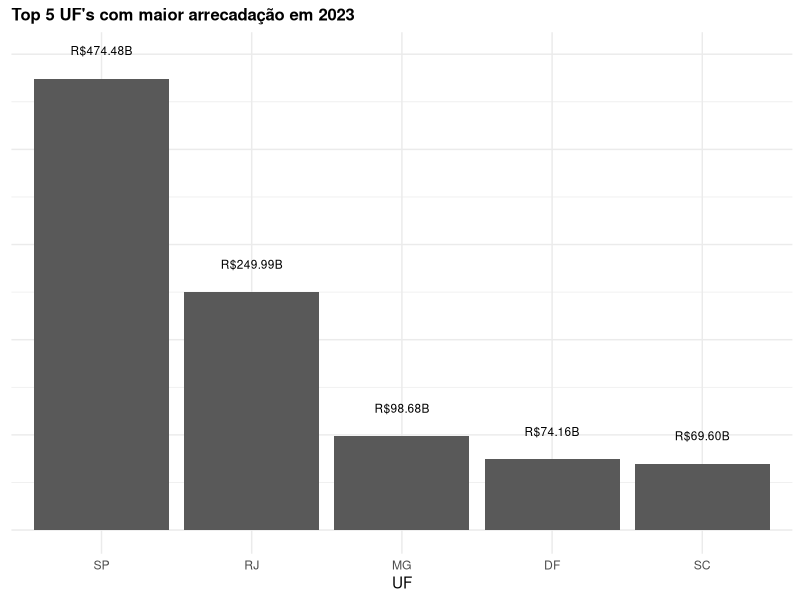
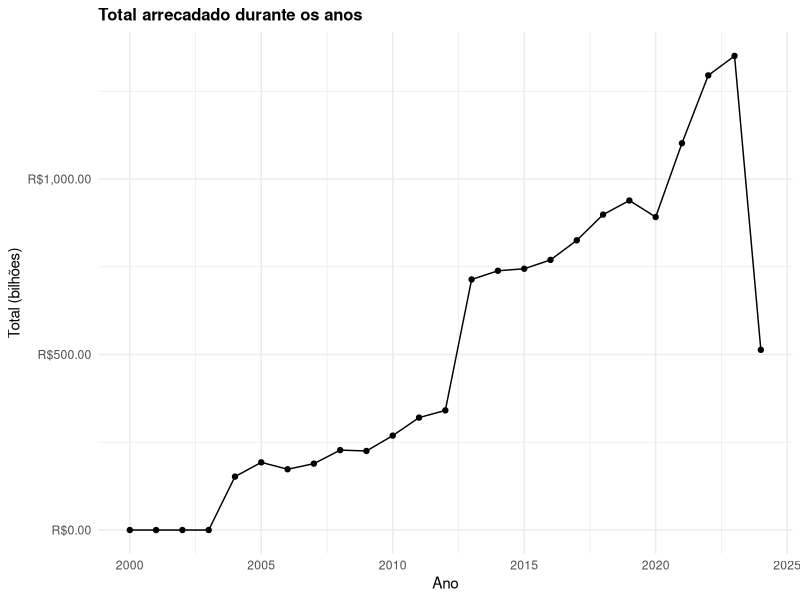
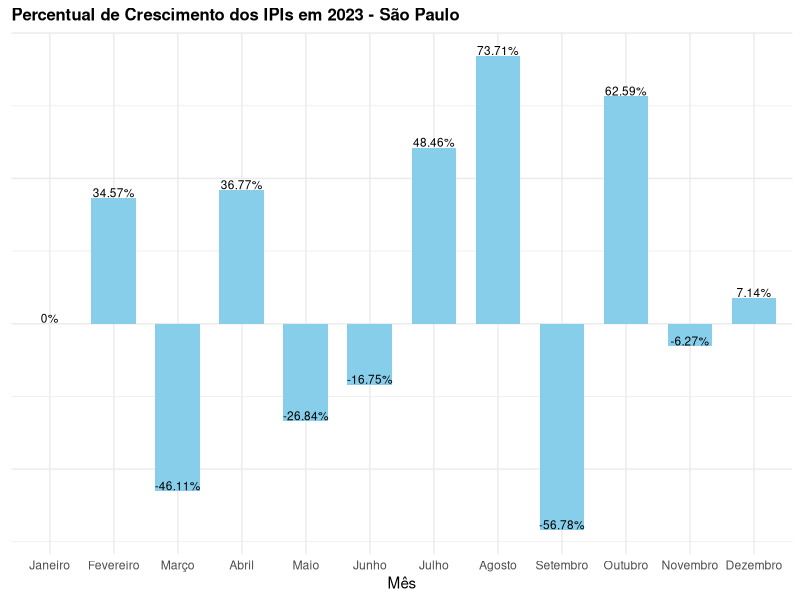

These figures' R source, in order:
## ---- chunk 1
library('dplyr')
library('ggplot2')
library(tidyverse)
## ---- chunk 2

arrecadacao_estado <- read.table(
  file = "./dataset/arrecadacao-estado.csv", 
  fileEncoding="latin1", 
  sep=";", 
  dec=',', 
  check.names=F, 
  header = T)

arrecadacao_estado
## ---- chunk 3
cols_with_missing <- colnames(arrecadacao_estado)[apply(arrecadacao_estado, 2, anyNA)]

arrecadacao_estado[cols_with_missing] <- lapply(
  arrecadacao_estado[cols_with_missing],
  function(x) replace(x, is.na(x), 0)
)
## ---- chunk 4
df_filtered <- arrecadacao_estado %>%
  filter(Ano == 2023)
total_uf <- df_filtered %>%
  reframe(arrecadacao_cols = rowSums(across(where(is.numeric))), .by=UF) %>%
  reframe(arrecadacao_total = sum(arrecadacao_cols), .by=UF) %>%
  arrange(desc(arrecadacao_total))

## ---- chunk 5
print(total_uf)
## ---- chunk 6
top_5_taxes <- total_uf %>%
  top_n(5, wt = arrecadacao_total)

ggplot(top_5_taxes, aes(x = reorder(UF, -arrecadacao_total), y = arrecadacao_total)) +
  geom_bar(stat = "identity") +
  geom_text(aes(label = scales::dollar(arrecadacao_total, scale = 1e-9, suffix = "B", prefix = "R$"), 
  y = arrecadacao_total + 0.05 * max(arrecadacao_total)), 
  size = 3, vjust = -0.1) +  # Ajuste de posição vertical e tamanho do texto
  scale_y_continuous(labels = scales::dollar_format(scale = 1e-9, suffix = "B", prefix = "R$")) +
  labs(title = "Top 5 UF's com maior arrecadação em 2023", x = "UF", y = "Total arrecadado (Bilhões)") +
  theme_minimal() +
  theme(
    plot.title = element_text(size = 12, face = "bold"),  # Ajusta o título do gráfico
    axis.title.y = element_blank(),  # Remove o título do eixo Y
    axis.text.y = element_blank(),   # Remove os rótulos do eixo Y
    axis.ticks.y = element_blank(),  # Remove os ticks do eixo Y
    axis.line.y = element_blank()    # Remove a linha do eixo Y
  )
## ---- chunk 7
total <- arrecadacao_estado %>%
  reframe(arrecadacao_cols = rowSums(across(where(is.numeric))), .by=Ano) %>%
  reframe(arrecadacao_total = sum(arrecadacao_cols), .by=Ano) %>%
  arrange(desc(arrecadacao_total))

## ---- chunk 8
ggplot(total, aes(x = Ano, y = arrecadacao_total)) +
  geom_line() +
  geom_point() +
  scale_y_continuous(labels = scales::dollar_format(scale = 1e-9, prefix = "R$")) +
  labs(title = "Total arrecadado durante os anos", x = "Ano", y = "Total (bilhões)") +
  theme_minimal() +
  theme(
    plot.title = element_text(size = 12, face = "bold"))
## ---- chunk 9
df_selected <- arrecadacao_estado[, c("Ano", "Mês","UF","IMPOSTO SOBRE IMPORTAÇÃO","IMPOSTO SOBRE EXPORTAÇÃO","IPI - FUMO","IPI - BEBIDAS","IPI - AUTOMÓVEIS","IPI - VINCULADO À IMPORTACAO","IPI - OUTROS" )]
## ---- chunk 10
cols_to_convert <- c("IMPOSTO SOBRE IMPORTAÇÃO", "IMPOSTO SOBRE EXPORTAÇÃO", "IPI - FUMO", "IPI - BEBIDAS", "IPI - AUTOMÓVEIS", "IPI - VINCULADO À IMPORTACAO", "IPI - OUTROS")

df_selected <- df_selected %>% 
  mutate_at(vars(cols_to_convert), ~parse_number(.x, na = c(".")))
## ---- chunk 11
df_sp_2023 <- df_selected %>%
 filter(UF == "SP",Ano == 2023)

## ---- chunk 12
total_por_mes <- df_sp_2023 %>%
  group_by(Mês) %>%
  summarise(across(where(is.numeric), sum)) %>%
  mutate(soma_total = rowSums(across(where(is.numeric))))

# Ajustar a ordem dos meses
meses_ordem <- c("Janeiro", "Fevereiro", "Março", "Abril", "Maio", "Junho", "Julho", "Agosto", "Setembro", "Outubro","Novembro", "Dezembro")
total_por_mes <- total_por_mes %>%
  mutate(Mês = factor(Mês, levels = meses_ordem)) %>%
  arrange(Mês)

total_por_mes <- total_por_mes %>%
  mutate(percentual_crescimento = ifelse(is.na(lag(soma_total)), 0, (soma_total / lag(soma_total) - 1) * 100))

# Substituir valores NA por 0
total_por_mes[is.na(total_por_mes)] <- 0
## ---- chunk 13

# Define o tamanho global dos gráficos
options(repr.plot.width = 25, repr.plot.height = 12)  # Ajuste os valores conforme necessário

# Plotagem do gráfico
ggplot(total_por_mes, aes(x = Mês, y = percentual_crescimento)) +
  geom_col(fill = "skyblue", width = 0.7) +
  geom_text(aes(label = paste0(round(percentual_crescimento, 2), "%")), vjust = -0.1, size = 3) +
  labs(title = "Percentual de Crescimento dos IPIs em 2023 - São Paulo",
       x = "Mês",
       y = "Percentual de Crescimento (%)") +
  theme_minimal() +
  theme(
    plot.title = element_text(size = 12, face = "bold"),  # Ajusta o título do gráfico
    axis.title.y = element_blank(),  # Remove o título do eixo Y
    axis.text.y = element_blank(),   # Remove os rótulos do eixo Y
    axis.ticks.y = element_blank(),  # Remove os ticks do eixo Y
    axis.line.y = element_blank()    # Remove a linha do eixo Y
  )
